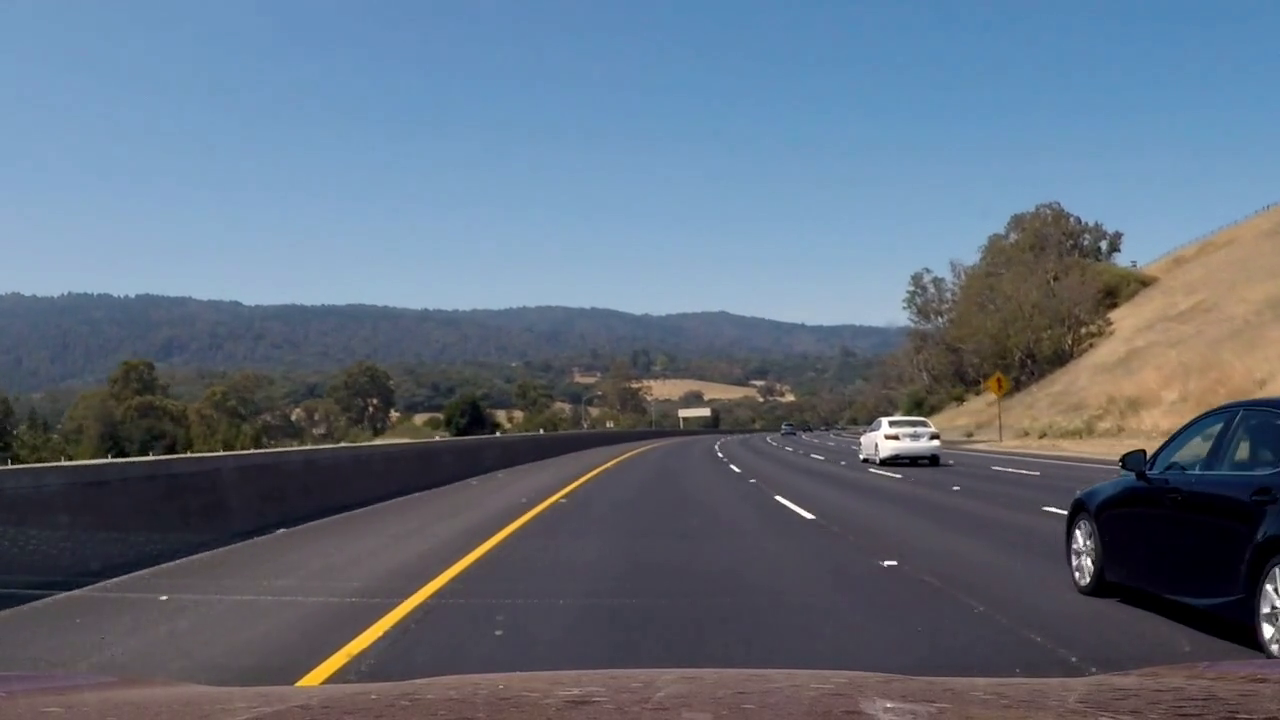
#> input picture test_images/video_images/54.png, 1280 x 720 px; its folder holds only this picture in this run
$ python -i vehicle_functions.py   (imports and definitions only)   (older library calls are emulated)
#> lines starting #> are read from the running program, lines starting #| are printed output that depends on the picture
#> further down, picture is the input picture: shape (720, 1280, 3); mean B, G, R 125.4, 109.4, 97.1
import os
import numpy as np
import cv2
from skimage.feature import hog

class VehicleDetectorOptions:
    color_space = 'YUV' # Can be RGB, HSV, LUV, HLS, YUV, YCrCb
    orient = 11 # HOG orientations
    pix_per_cell = 16 # HOG pixels per cell
    cell_per_block = 2 # HOG cells per block
    hog_channel = "ALL" # Can be 0, 1, 2, or "ALL"
    spatial_size = (16, 16) # Spatial binning dimensions
    hist_bins = 32    # Number of histogram bins
    spatial_feat = True # Spatial features on or off
    hist_feat = True # Histogram features on or off
    hog_feat = True # HOG features on or off

    def __init__(self):
        self.color_space = VehicleDetectorOptions.color_space
        self.orient = VehicleDetectorOptions.orient
        self.pix_per_cell = VehicleDetectorOptions.pix_per_cell
        self.cell_per_block = VehicleDetectorOptions.cell_per_block
        self.hog_channel = VehicleDetectorOptions.hog_channel
        self.spatial_size = VehicleDetectorOptions.spatial_size
        self.hist_bins = VehicleDetectorOptions.hist_bins
        self.spatial_feat = VehicleDetectorOptions.spatial_feat
        self.hist_feat = VehicleDetectorOptions.hist_feat
        self.hog_feat = VehicleDetectorOptions.hog_feat

    # [49 lines left out: functions __repr__, make_frame, make_image_thumb_map, find_image_files, not called in this run]

def convert_color(img, conv='YCrCb'):
    ''' converts color space '''
#> called with conv = 'YUV'
    if conv == 'RGB':
        return cv2.cvtColor(img, cv2.COLOR_BGR2RGB)
    if conv == 'YCrCb':
        return cv2.cvtColor(img, cv2.COLOR_BGR2YCrCb)
    if conv == 'LUV':
        return cv2.cvtColor(img, cv2.COLOR_BGR2LUV)
    if conv == 'HSV':
        return cv2.cvtColor(img, cv2.COLOR_BGR2HSV)
    if conv == 'YUV':
        return cv2.cvtColor(img, cv2.COLOR_BGR2YUV)
#> returned value: shape (720, 1280, 3); mean of channels 0, 1, 2 107.5, 136.7, 118.9
    if conv == 'HLS':
        return cv2.cvtColor(img, cv2.COLOR_BGR2HLS)
    return img

def get_hog_features(img, orient, pix_per_cell, cell_per_block,
                     vis=False, feature_vec=True):
    ''' Define a function to return HOG features and visualization '''
    img = img.astype(np.float32) / 255
    return hog(img, orientations=orient,
               pixels_per_cell=(pix_per_cell, pix_per_cell),
               cells_per_block=(cell_per_block, cell_per_block),
               transform_sqrt=False, block_norm='L2-Hys',
               visualise=vis, feature_vector=feature_vec)

def bin_spatial(img, size=(32, 32)):
    ''' Define a function to compute binned color features '''
#> called with size = (16, 16)
    # Use cv2.resize().ravel() to create the feature vector
    features = cv2.resize(img, size).ravel()
#> features = 768 values, max 178 at index 288, min 0 at index 573, mean 121.3
    # Return the feature vector
    return features

def color_hist(img, nbins=32, bins_range=(0, 256)):
    ''' Define a function to compute color histogram features '''
    # Compute the histogram of the color channels separately
    channel1_hist = np.histogram(img[:, :, 0], bins=nbins, range=bins_range)
    channel2_hist = np.histogram(img[:, :, 1], bins=nbins, range=bins_range)
    channel3_hist = np.histogram(img[:, :, 2], bins=nbins, range=bins_range)
    # Concatenate the histograms into a single feature vector
    hist_features = np.concatenate((channel1_hist[0], channel2_hist[0], channel3_hist[0]))
    # Return the individual histograms, bin_centers and feature vector
    return hist_features


def extract_features_image(img, options=None):
    ''' Define a function to extract features from a single image window '''
    if options is None or not isinstance(options, VehicleDetectorOptions):
        options = VehicleDetectorOptions()
    # Define an empty list to receive features
    img_features = []
    # Apply color conversion if other than 'RGB'
    feature_image = convert_color(img, options.color_space)
    # Compute spatial features if flag is set
    if options.spatial_feat:
        spatial_features = bin_spatial(feature_image, size=options.spatial_size)
#> spatial_features has the same summary as features in bin_spatial
        # Append features to list
        img_features.append(spatial_features)
    # Compute histogram features if flag is set
    if options.hist_feat:
        hist_features = color_hist(feature_image, nbins=options.hist_bins)
#> in color_hist, `hist_features = np.concatenate((channel1_hist[0], channel2_hist[0], ch..`: hist_features = 96 values, max 298885 at index 80, min 0 at index 32, mean 28800
        # Append features to list
        img_features.append(hist_features)
    # Compute HOG features if flag is set
    if options.hog_feat:
        if options.hog_channel == 'ALL':
            hog_features = []
            for channel in range(feature_image.shape[2]):
                hog_features.extend(get_hog_features(feature_image[:, :, channel],
                                                     options.orient, options.pix_per_cell,
                                                     options.cell_per_block,
                                                     vis=False, feature_vec=True))
#> this loop made 3 passes
#> pass 1, in get_hog_features, `img = img.astype(np.float32) / 255`:
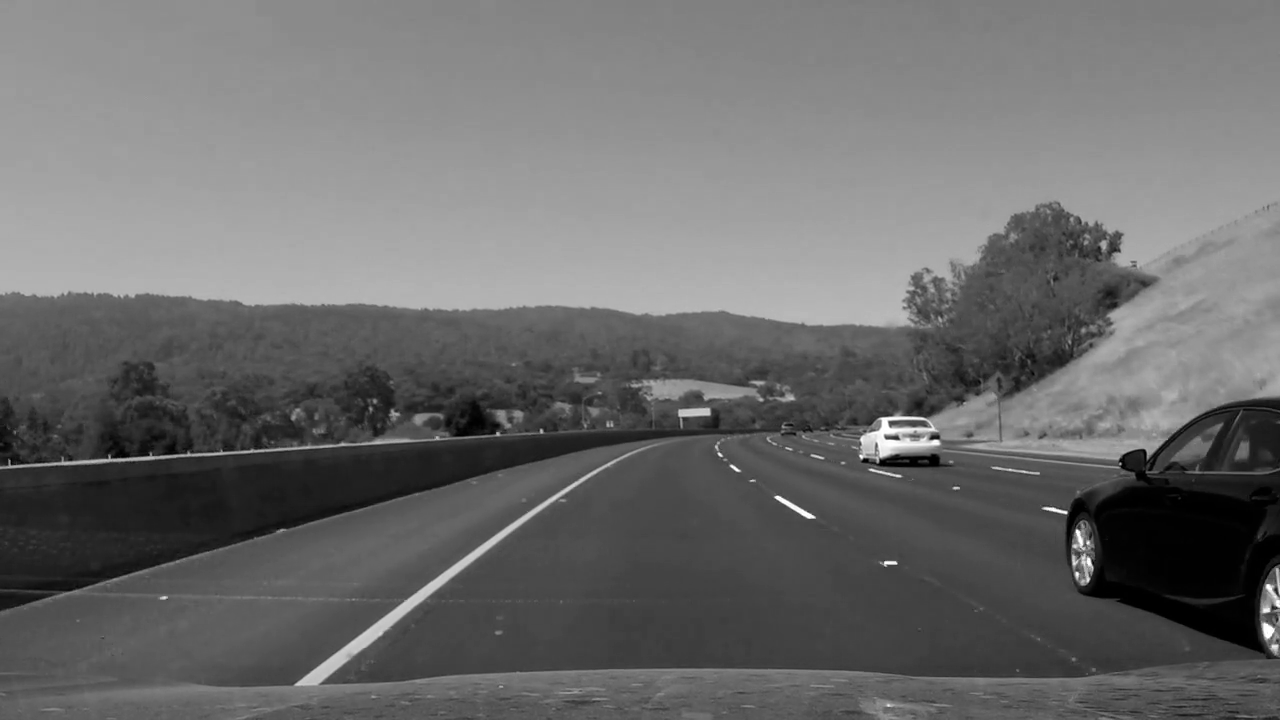
#> img: shape (720, 1280) float32; min 0, max 1, mean 0.421
#> pass 2, in get_hog_features (call 2), `img = img.astype(np.float32) / 255`:
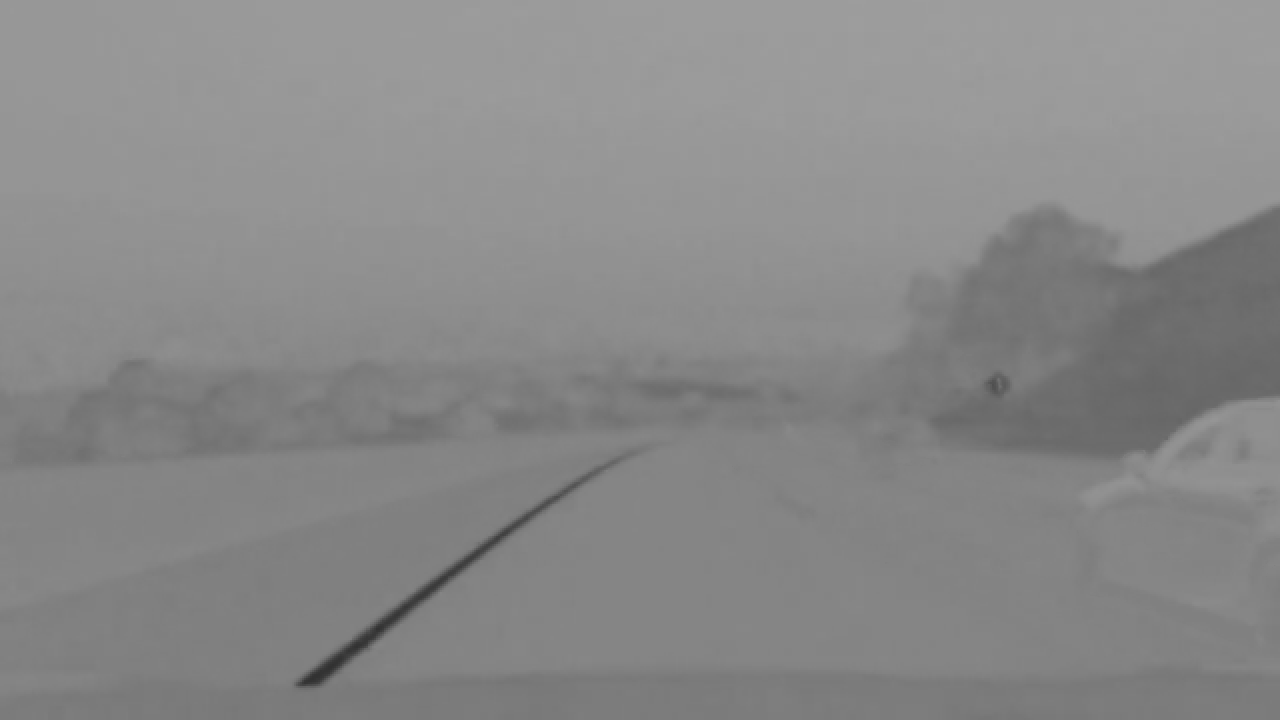
#> img: shape (720, 1280) float32; min 0.192, max 0.616, mean 0.536
#> pass 3, in get_hog_features (call 3), `img = img.astype(np.float32) / 255`:
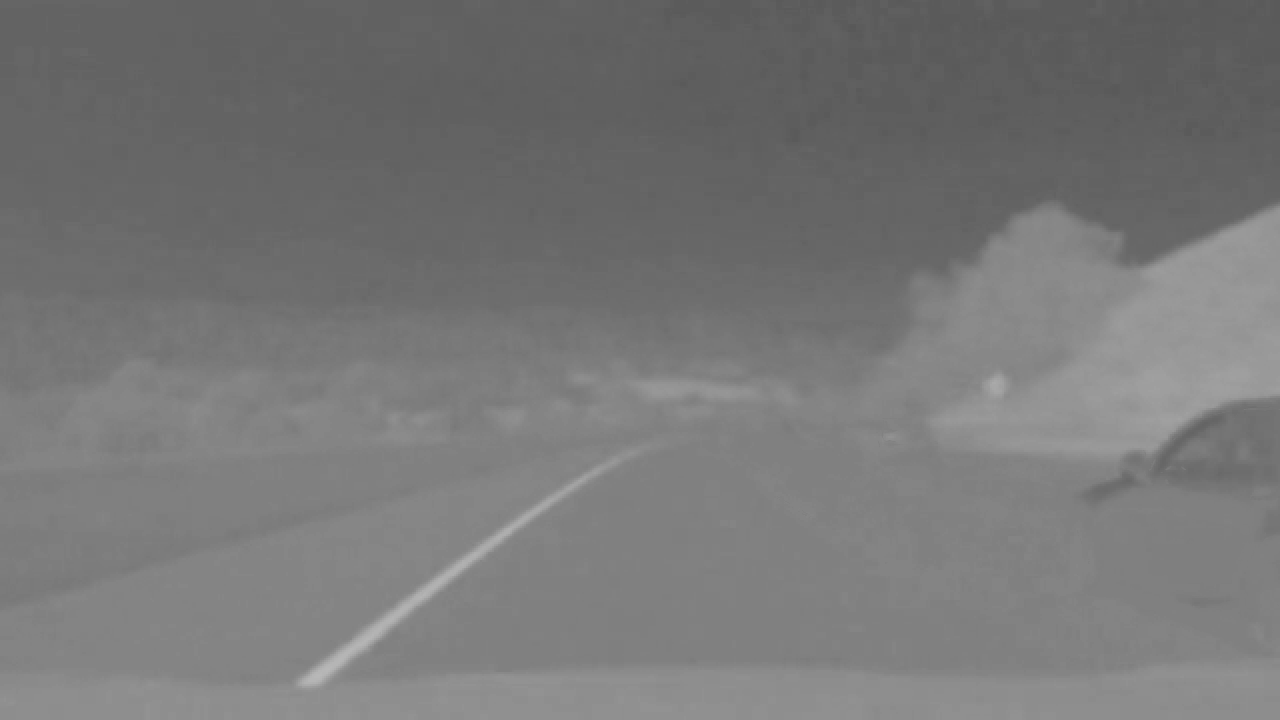
#> img: shape (720, 1280) float32; min 0.345, max 0.722, mean 0.466
#> after the loop, hog_features = 458832 items
        else:
            hog_features = get_hog_features(feature_image[:, :, options.hog_channel],
                                            options.orient,
                                            options.pix_per_cell, options.cell_per_block,
                                            vis=False, feature_vec=True)
        # Append features to list
        img_features.append(hog_features)

    # Return concatenated array of features
    return np.concatenate(img_features)

# [125 lines left out: functions extract_features_image_list, find_cars, draw_boxes, save_patch, not called in this run]

>>> import cv2
>>> picture = cv2.imread('../test_images/video_images/54.png')
>>> result = extract_features_image(picture)
